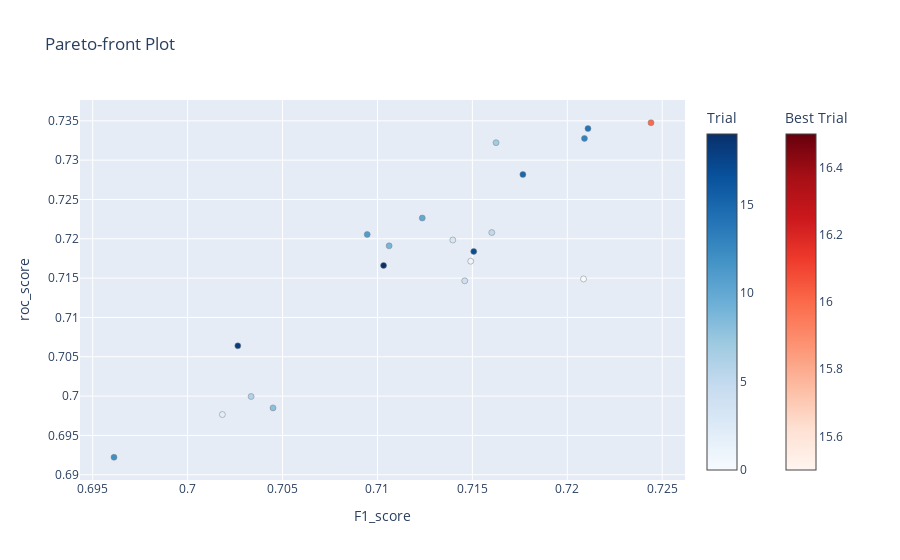

Notebook cell for this chart:
### Code cell
%%time
# create study set
study = optuna.create_study(study_name="GradientBoostingClassifier", directions=["maximize", "maximize"], sampler=sampler)
# try multiple times
study.optimize(optuna_gb, n_trials=20)
clear_output(wait=False)

optuna.visualization.plot_pareto_front(study, target_names=["F1_score", "roc_score"])

### Figure 1 — Plotly figure (JSON) as saved in the notebook; plotly's stock layout.template omitted (floating-point values rounded to 4 significant figures)
{"data": [{"hovertemplate": "%{text}<extra>Trial</extra>", "marker": {"color": [0, 1, 2, 3, 4, 5, 6, 7, 8, 9, 10, 11, 12, 13, 14, 15, 17, 18, 19], "colorbar": {"title": {"text": "Trial"}}, "colorscale": [[0, "rgb(247,251,255)"], [0.125, "rgb(222,235,247)"], [0.25, "rgb(198,219,239)"], [0.375, "rgb(158,202,225)"], [0.5, "rgb(107,174,214)"], [0.625, "rgb(66,146,198)"], [0.75, "rgb(33,113,181)"], [0.875, "rgb(8,81,156)"], [1, "rgb(8,48,107)"]], "line": {"color": "Grey", "width": 0.5}}, "mode": "markers", "showlegend": false, "text": ["{<br>  \"number\": 0,<br>  \"values\": [<br>    0.7208556149732621,<br>    0.7148957813519634<br>  ],<br>  \"params\": {<br>    \"n_estimators\": 387,<br>    \"max_depth\": 15,<br>    \"min_samples_leaf\": 13,<br>    \"learning_rate\": 0.0638792635777333<br>  }<br>}", "{<br>  \"number\": 1,<br>  \"values\": [<br>    0.7149122807017543,<br>    0.717150973091244<br>  ],<br>  \"params\": {<br>    \"n_estimators\": 365,<br>    \"max_depth\": 6,<br>    \"min_samples_leaf\": 5,<br>    \"learning_rate\": 0.08795585311974417<br>  }<br>}", "{<br>  \"number\": 2,<br>  \"values\": [<br>    0.7018299246501614,<br>    0.6976555602472073<br>  ],<br>  \"params\": {<br>    \"n_estimators\": 410,<br>    \"max_depth\": 12,<br>    \"min_samples_leaf\": 5,<br>    \"learning_rate\": 0.0972918866945795<br>  }<br>}", "{<br>  \"number\": 3,<br>  \"values\": [<br>    0.7139689578713969,<br>    0.7198476066177881<br>  ],<br>  \"params\": {<br>    \"n_estimators\": 434,<br>    \"max_depth\": 7,<br>    \"min_samples_leaf\": 7,<br>    \"learning_rate\": 0.026506405886809047<br>  }<br>}", "{<br>  \"number\": 4,<br>  \"values\": [<br>    0.7145969498910677,<br>    0.7146558673371464<br>  ],<br>  \"params\": {<br>    \"n_estimators\": 380,<br>    \"max_depth\": 10,<br>    \"min_samples_leaf\": 9,<br>    \"learning_rate\": 0.036210622617823776<br>  }<br>}", "{<br>  \"number\": 5,<br>  \"values\": [<br>    0.7160220994475138,<br>    0.7207928678361675<br>  ],<br>  \"params\": {<br>    \"n_estimators\": 411,<br>    \"max_depth\": 6,<br>    \"min_samples_leaf\": 8,<br>    \"learning_rate\": 0.04297256589643226<br>  }<br>}", "{<br>  \"number\": 6,<br>  \"values\": [<br>    0.703344120819849,<br>    0.6999491382288587<br>  ],<br>  \"params\": {<br>    \"n_estimators\": 396,<br>    \"max_depth\": 13,<br>    \"min_samples_leaf\": 7,<br>    \"learning_rate\": 0.05628109945722505<br>  }<br>}", "{<br>  \"number\": 7,<br>  \"values\": [<br>    0.7162471395881007,<br>    0.7322223715020537<br>  ],<br>  \"params\": {<br>    \"n_estimators\": 409,<br>    \"max_depth\": 5,<br>    \"min_samples_leaf\": 11,<br>    \"learning_rate\": 0.02534717113185624<br>  }<br>}", "{<br>  \"number\": 8,<br>  \"values\": [<br>    0.7044967880085653,<br>    0.6985000575793636<br>  ],<br>  \"params\": {<br>    \"n_estimators\": 356,<br>    \"max_depth\": 15,<br>    \"min_samples_leaf\": 15,<br>    \"learning_rate\": 0.0827557613304815<br>  }<br>}", "{<br>  \"number\": 9,<br>  \"values\": [<br>    0.7106145251396648,<br>    0.7191038731718552<br>  ],<br>  \"params\": {<br>    \"n_estimators\": 380,<br>    \"max_depth\": 6,<br>    \"min_samples_leaf\": 12,<br>    \"learning_rate\": 0.04961372443656412<br>  }<br>}", "{<br>  \"number\": 10,<br>  \"values\": [<br>    0.7123595505617979,<br>    0.7226450040305554<br>  ],<br>  \"params\": {<br>    \"n_estimators\": 446,<br>    \"max_depth\": 9,<br>    \"min_samples_leaf\": 11,<br>    \"learning_rate\": 0.011616568805333786<br>  }<br>}", "{<br>  \"number\": 11,<br>  \"values\": [<br>    0.7094594594594594,<br>    0.7205529538213505<br>  ],<br>  \"params\": {<br>    \"n_estimators\": 424,<br>    \"max_depth\": 8,<br>    \"min_samples_leaf\": 13,<br>    \"learning_rate\": 0.011352369277226408<br>  }<br>}", "{<br>  \"number\": 12,<br>  \"values\": [<br>    0.6961206896551724,<br>    0.6922239069517484<br>  ],<br>  \"params\": {<br>    \"n_estimators\": 395,<br>    \"max_depth\": 12,<br>    \"min_samples_leaf\": 14,<br>    \"learning_rate\": 0.06332484452636752<br>  }<br>}", "{<br>  \"number\": 13,<br>  \"values\": [<br>    0.7209039548022599,<br>    0.7327645771755402<br>  ],<br>  \"params\": {<br>    \"n_estimators\": 419,<br>    \"max_depth\": 5,<br>    \"min_samples_leaf\": 10,<br>    \"learning_rate\": 0.027880351069975474<br>  }<br>}", "{<br>  \"number\": 14,<br>  \"values\": [<br>    0.7210884353741496,<br>    0.734012130052589<br>  ],<br>  \"params\": {<br>    \"n_estimators\": 423,<br>    \"max_depth\": 5,<br>    \"min_samples_leaf\": 11,<br>    \"learning_rate\": 0.029293447203892996<br>  }<br>}", "{<br>  \"number\": 15,<br>  \"values\": [<br>    0.7176602924634422,<br>    0.7281774212122375<br>  ],<br>  \"params\": {<br>    \"n_estimators\": 429,<br>    \"max_depth\": 5,<br>    \"min_samples_leaf\": 10,<br>    \"learning_rate\": 0.0347036475954233<br>  }<br>}", "{<br>  \"number\": 17,<br>  \"values\": [<br>    0.7150715071507151,<br>    0.718398525968293<br>  ],<br>  \"params\": {<br>    \"n_estimators\": 450,<br>    \"max_depth\": 8,<br>    \"min_samples_leaf\": 9,<br>    \"learning_rate\": 0.018572047284668537<br>  }<br>}", "{<br>  \"number\": 18,<br>  \"values\": [<br>    0.7026431718061673,<br>    0.7063884303865494<br>  ],<br>  \"params\": {<br>    \"n_estimators\": 437,<br>    \"max_depth\": 10,<br>    \"min_samples_leaf\": 7,<br>    \"learning_rate\": 0.019647243525443267<br>  }<br>}", "{<br>  \"number\": 19,<br>  \"values\": [<br>    0.7103218645948945,<br>    0.7166087674177575<br>  ],<br>  \"params\": {<br>    \"n_estimators\": 443,<br>    \"max_depth\": 8,<br>    \"min_samples_leaf\": 12,<br>    \"learning_rate\": 0.03525585806396741<br>  }<br>}"], "type": "scatter", "x": [0.7209, 0.7149, 0.7018, 0.714, 0.7146, 0.716, 0.7033, 0.7162, 0.7045, 0.7106, 0.7124, 0.7095, 0.6961, 0.7209, 0.7211, 0.7177, 0.7151, 0.7026, 0.7103], "y": [0.7149, 0.7172, 0.6977, 0.7198, 0.7147, 0.7208, 0.6999, 0.7322, 0.6985, 0.7191, 0.7226, 0.7206, 0.6922, 0.7328, 0.734, 0.7282, 0.7184, 0.7064, 0.7166]}, {"hovertemplate": "%{text}<extra>Best Trial</extra>", "marker": {"color": [16], "colorbar": {"title": {"text": "Best Trial"}, "x": 1.1, "xpad": 40}, "colorscale": [[0, "rgb(255,245,240)"], [0.125, "rgb(254,224,210)"], [0.25, "rgb(252,187,161)"], [0.375, "rgb(252,146,114)"], [0.5, "rgb(251,106,74)"], [0.625, "rgb(239,59,44)"], [0.75, "rgb(203,24,29)"], [0.875, "rgb(165,15,21)"], [1, "rgb(103,0,13)"]], "line": {"color": "Grey", "width": 0.5}}, "mode": "markers", "showlegend": false, "text": ["{<br>  \"number\": 16,<br>  \"values\": [<br>    0.7244094488188977,<br>    0.7347558634985221<br>  ],<br>  \"params\": {<br>    \"n_estimators\": 448,<br>    \"max_depth\": 7,<br>    \"min_samples_leaf\": 10,<br>    \"learning_rate\": 0.022947380045572126<br>  }<br>}"], "type": "scatter", "x": [0.7244], "y": [0.7348]}], "layout": {"title": {"text": "Pareto-front Plot"}, "xaxis": {"title": {"text": "F1_score"}}, "yaxis": {"title": {"text": "roc_score"}}}}
